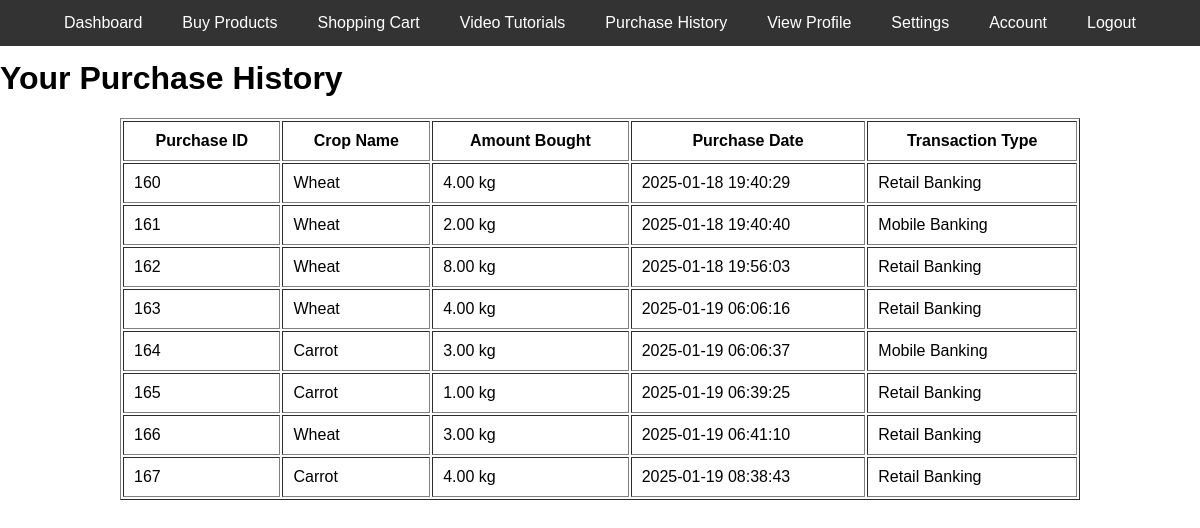
The app's page /controller/purchase_history.php (signed in) with its own data.
### tables this page shows
CREATE TABLE `consumer_purchase` (
  `purchase_id` int(11) NOT NULL,
  `user_id` int(11) NOT NULL,
  `crop_id` int(11) NOT NULL,
  `amount_bought` decimal(10,2) NOT NULL,
  `purchase_date` timestamp NOT NULL DEFAULT current_timestamp(),
  `transaction_type` enum('Mobile Banking','Retail Banking') NOT NULL
);

CREATE TABLE `crop` (
  `crop_id` int(11) NOT NULL,
  `farmer_id` int(11) NOT NULL,
  `crop_name` varchar(100) NOT NULL,
  `description` text NOT NULL,
  `quantity` float NOT NULL,
  `available_quantity` float NOT NULL,
  `price` decimal(10,2) NOT NULL,
  `image` varchar(255) NOT NULL
);

### controller/purchase_history.php (the view, shortened to what this page needs)
<?php
include('../view/navbar.php');
$user_id = $_SESSION['user_id'];
$conn = mysqli_connect('127.0.0.1', 'root', '', 'agriculture');
$stmt = $conn->prepare("SELECT cp.purchase_id, c.crop_name, cp.amount_bought, cp.purchase_date, cp.transaction_type
                        FROM consumer_purchase cp
                        JOIN crop c ON cp.crop_id = c.crop_id
                        WHERE cp.user_id = ?");
$stmt->bind_param("i", $user_id);
$stmt->execute();
$result = $stmt->get_result();
include('../view/navbar.php');
?>
<!DOCTYPE html>
<html lang="en">
<head>
    <link rel="stylesheet" href="../asset/navbar.css">
</head>
<body>
    <h1>Your Purchase History</h1>
    <?php
    if ($result->num_rows > 0) {
        echo "<table border='1' cellpadding='10' style='width: 80%; margin: auto;'>";
        echo "<tr>
                <th>Purchase ID</th>
                <th>Crop Name</th>
                <th>Amount Bought</th>
                <th>Purchase Date</th>
                <th>Transaction Type</th>
              </tr>";
        while ($row = $result->fetch_assoc()) {
            echo "<tr>";
            echo "<td>" . htmlspecialchars($row['purchase_id']) . "</td>";
            echo "<td>" . htmlspecialchars($row['crop_name']) . "</td>";
            echo "<td>" . htmlspecialchars($row['amount_bought']) . " kg</td>";
            echo "<td>" . htmlspecialchars($row['purchase_date']) . "</td>";
            echo "<td>" . htmlspecialchars($row['transaction_type']) . "</td>";
            echo "</tr>";
        }
        echo "</table>";
    } else {
        echo "<p>No purchase history found.</p>";
    }
    ?>
</body>
</html>

### asset/navbar.css (style rules this page uses)
body { font-family: Arial, sans-serif; margin: 0; padding: 0; }
body { padding-top: 60px; }

### records on screen
consumer_purchase: purchase_id "160", crop.crop_name "Wheat", amount_bought "4.00", purchase_date "2025-01-18 19:40:29", transaction_type "Retail Banking"
consumer_purchase: purchase_id "161", crop.crop_name "Wheat", amount_bought "2.00", purchase_date "2025-01-18 19:40:40", transaction_type "Mobile Banking"
consumer_purchase: purchase_id "162", crop.crop_name "Wheat", amount_bought "8.00", purchase_date "2025-01-18 19:56:03", transaction_type "Retail Banking"
consumer_purchase: purchase_id "163", crop.crop_name "Wheat", amount_bought "4.00", purchase_date "2025-01-19 06:06:16", transaction_type "Retail Banking"
consumer_purchase: purchase_id "164", crop.crop_name "Carrot", amount_bought "3.00", purchase_date "2025-01-19 06:06:37", transaction_type "Mobile Banking"
consumer_purchase: purchase_id "165", crop.crop_name "Carrot", amount_bought "1.00", purchase_date "2025-01-19 06:39:25", transaction_type "Retail Banking"
consumer_purchase: purchase_id "166", crop.crop_name "Wheat", amount_bought "3.00", purchase_date "2025-01-19 06:41:10", transaction_type "Retail Banking"
consumer_purchase: purchase_id "167", crop.crop_name "Carrot", amount_bought "4.00", purchase_date "2025-01-19 08:38:43", transaction_type "Retail Banking"
